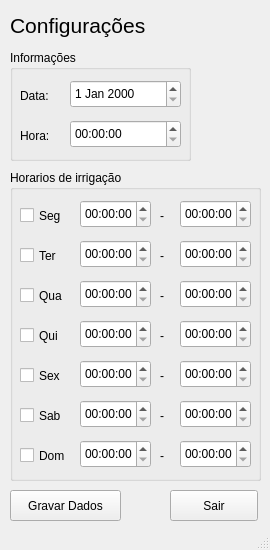
<?xml version="1.0" encoding="UTF-8"?>
<ui version="4.0">
 <class>ConfigForm</class>
 <widget class="QMainWindow" name="ConfigForm">
  <property name="geometry">
   <rect>
    <x>0</x>
    <y>0</y>
    <width>270</width>
    <height>550</height>
   </rect>
  </property>
  <property name="minimumSize">
   <size>
    <width>270</width>
    <height>550</height>
   </size>
  </property>
  <property name="maximumSize">
   <size>
    <width>270</width>
    <height>550</height>
   </size>
  </property>
  <property name="windowTitle">
   <string>MainWindow</string>
  </property>
  <widget class="QWidget" name="centralwidget">
   <widget class="QLabel" name="label">
    <property name="geometry">
     <rect>
      <x>10</x>
      <y>10</y>
      <width>141</width>
      <height>31</height>
     </rect>
    </property>
    <property name="font">
     <font>
      <pointsize>16</pointsize>
     </font>
    </property>
    <property name="text">
     <string>Configurações</string>
    </property>
   </widget>
   <widget class="QGroupBox" name="groupBox">
    <property name="geometry">
     <rect>
      <x>10</x>
      <y>50</y>
      <width>181</width>
      <height>111</height>
     </rect>
    </property>
    <property name="title">
     <string>Informações</string>
    </property>
    <widget class="QLabel" name="label_2">
     <property name="geometry">
      <rect>
       <x>10</x>
       <y>30</y>
       <width>67</width>
       <height>31</height>
      </rect>
     </property>
     <property name="text">
      <string>Data:</string>
     </property>
    </widget>
    <widget class="QLabel" name="label_3">
     <property name="geometry">
      <rect>
       <x>10</x>
       <y>70</y>
       <width>67</width>
       <height>31</height>
      </rect>
     </property>
     <property name="text">
      <string>Hora:</string>
     </property>
    </widget>
    <widget class="QDateEdit" name="datePicker">
     <property name="geometry">
      <rect>
       <x>60</x>
       <y>30</y>
       <width>111</width>
       <height>28</height>
      </rect>
     </property>
    </widget>
    <widget class="QTimeEdit" name="timePicker">
     <property name="geometry">
      <rect>
       <x>60</x>
       <y>70</y>
       <width>111</width>
       <height>28</height>
      </rect>
     </property>
    </widget>
   </widget>
   <widget class="QGroupBox" name="groupBox_2">
    <property name="geometry">
     <rect>
      <x>10</x>
      <y>170</y>
      <width>251</width>
      <height>311</height>
     </rect>
    </property>
    <property name="title">
     <string>Horarios de irrigação</string>
    </property>
    <widget class="QCheckBox" name="chkSeg">
     <property name="geometry">
      <rect>
       <x>10</x>
       <y>30</y>
       <width>92</width>
       <height>31</height>
      </rect>
     </property>
     <property name="text">
      <string>Seg</string>
     </property>
    </widget>
    <widget class="QCheckBox" name="chkTer">
     <property name="geometry">
      <rect>
       <x>10</x>
       <y>70</y>
       <width>92</width>
       <height>31</height>
      </rect>
     </property>
     <property name="text">
      <string>Ter</string>
     </property>
    </widget>
    <widget class="QCheckBox" name="chkQui">
     <property name="geometry">
      <rect>
       <x>10</x>
       <y>150</y>
       <width>92</width>
       <height>31</height>
      </rect>
     </property>
     <property name="text">
      <string>Qui</string>
     </property>
    </widget>
    <widget class="QCheckBox" name="chkQua">
     <property name="geometry">
      <rect>
       <x>10</x>
       <y>110</y>
       <width>92</width>
       <height>31</height>
      </rect>
     </property>
     <property name="text">
      <string>Qua</string>
     </property>
    </widget>
    <widget class="QCheckBox" name="chkSab">
     <property name="geometry">
      <rect>
       <x>10</x>
       <y>230</y>
       <width>92</width>
       <height>31</height>
      </rect>
     </property>
     <property name="text">
      <string>Sab</string>
     </property>
    </widget>
    <widget class="QCheckBox" name="chkSex">
     <property name="geometry">
      <rect>
       <x>10</x>
       <y>190</y>
       <width>92</width>
       <height>31</height>
      </rect>
     </property>
     <property name="text">
      <string>Sex</string>
     </property>
    </widget>
    <widget class="QCheckBox" name="chkDom">
     <property name="geometry">
      <rect>
       <x>10</x>
       <y>270</y>
       <width>92</width>
       <height>31</height>
      </rect>
     </property>
     <property name="text">
      <string>Dom</string>
     </property>
    </widget>
    <widget class="QTimeEdit" name="timePickerSeg1">
     <property name="geometry">
      <rect>
       <x>70</x>
       <y>30</y>
       <width>71</width>
       <height>28</height>
      </rect>
     </property>
    </widget>
    <widget class="QTimeEdit" name="timePickerTer1">
     <property name="geometry">
      <rect>
       <x>70</x>
       <y>70</y>
       <width>71</width>
       <height>28</height>
      </rect>
     </property>
    </widget>
    <widget class="QTimeEdit" name="timePickerQui1">
     <property name="geometry">
      <rect>
       <x>70</x>
       <y>150</y>
       <width>71</width>
       <height>28</height>
      </rect>
     </property>
    </widget>
    <widget class="QTimeEdit" name="timePickerQua1">
     <property name="geometry">
      <rect>
       <x>70</x>
       <y>110</y>
       <width>71</width>
       <height>28</height>
      </rect>
     </property>
    </widget>
    <widget class="QTimeEdit" name="timePickerSab1">
     <property name="geometry">
      <rect>
       <x>70</x>
       <y>230</y>
       <width>71</width>
       <height>28</height>
      </rect>
     </property>
    </widget>
    <widget class="QTimeEdit" name="timePickerDom1">
     <property name="geometry">
      <rect>
       <x>70</x>
       <y>270</y>
       <width>71</width>
       <height>28</height>
      </rect>
     </property>
    </widget>
    <widget class="QTimeEdit" name="timePickerSex1">
     <property name="geometry">
      <rect>
       <x>70</x>
       <y>190</y>
       <width>71</width>
       <height>28</height>
      </rect>
     </property>
    </widget>
    <widget class="QLabel" name="label_4">
     <property name="geometry">
      <rect>
       <x>150</x>
       <y>30</y>
       <width>16</width>
       <height>31</height>
      </rect>
     </property>
     <property name="text">
      <string>-</string>
     </property>
    </widget>
    <widget class="QLabel" name="label_5">
     <property name="geometry">
      <rect>
       <x>150</x>
       <y>70</y>
       <width>16</width>
       <height>31</height>
      </rect>
     </property>
     <property name="text">
      <string>-</string>
     </property>
    </widget>
    <widget class="QLabel" name="label_6">
     <property name="geometry">
      <rect>
       <x>150</x>
       <y>110</y>
       <width>16</width>
       <height>31</height>
      </rect>
     </property>
     <property name="text">
      <string>-</string>
     </property>
    </widget>
    <widget class="QLabel" name="label_7">
     <property name="geometry">
      <rect>
       <x>150</x>
       <y>150</y>
       <width>16</width>
       <height>31</height>
      </rect>
     </property>
     <property name="text">
      <string>-</string>
     </property>
    </widget>
    <widget class="QLabel" name="label_8">
     <property name="geometry">
      <rect>
       <x>150</x>
       <y>190</y>
       <width>16</width>
       <height>31</height>
      </rect>
     </property>
     <property name="text">
      <string>-</string>
     </property>
    </widget>
    <widget class="QLabel" name="label_9">
     <property name="geometry">
      <rect>
       <x>150</x>
       <y>270</y>
       <width>16</width>
       <height>31</height>
      </rect>
     </property>
     <property name="text">
      <string>-</string>
     </property>
    </widget>
    <widget class="QLabel" name="label_10">
     <property name="geometry">
      <rect>
       <x>150</x>
       <y>230</y>
       <width>16</width>
       <height>31</height>
      </rect>
     </property>
     <property name="text">
      <string>-</string>
     </property>
    </widget>
    <widget class="QTimeEdit" name="timePickerQua2">
     <property name="geometry">
      <rect>
       <x>170</x>
       <y>110</y>
       <width>71</width>
       <height>28</height>
      </rect>
     </property>
    </widget>
    <widget class="QTimeEdit" name="timePickerSex2">
     <property name="geometry">
      <rect>
       <x>170</x>
       <y>190</y>
       <width>71</width>
       <height>28</height>
      </rect>
     </property>
    </widget>
    <widget class="QTimeEdit" name="timePickerDom2">
     <property name="geometry">
      <rect>
       <x>170</x>
       <y>270</y>
       <width>71</width>
       <height>28</height>
      </rect>
     </property>
    </widget>
    <widget class="QTimeEdit" name="timePickerQui2">
     <property name="geometry">
      <rect>
       <x>170</x>
       <y>150</y>
       <width>71</width>
       <height>28</height>
      </rect>
     </property>
    </widget>
    <widget class="QTimeEdit" name="timePickerTer2">
     <property name="geometry">
      <rect>
       <x>170</x>
       <y>70</y>
       <width>71</width>
       <height>28</height>
      </rect>
     </property>
    </widget>
    <widget class="QTimeEdit" name="timePickerSab2">
     <property name="geometry">
      <rect>
       <x>170</x>
       <y>230</y>
       <width>71</width>
       <height>28</height>
      </rect>
     </property>
    </widget>
    <widget class="QTimeEdit" name="timePickerSeg2">
     <property name="geometry">
      <rect>
       <x>170</x>
       <y>30</y>
       <width>71</width>
       <height>28</height>
      </rect>
     </property>
    </widget>
   </widget>
   <widget class="QPushButton" name="btnExit">
    <property name="geometry">
     <rect>
      <x>170</x>
      <y>490</y>
      <width>88</width>
      <height>31</height>
     </rect>
    </property>
    <property name="text">
     <string>Sair</string>
    </property>
   </widget>
   <widget class="QPushButton" name="btnSave">
    <property name="geometry">
     <rect>
      <x>10</x>
      <y>490</y>
      <width>111</width>
      <height>31</height>
     </rect>
    </property>
    <property name="text">
     <string>Gravar Dados</string>
    </property>
   </widget>
   <zorder>groupBox</zorder>
   <zorder>label</zorder>
   <zorder>groupBox_2</zorder>
   <zorder>btnExit</zorder>
   <zorder>btnSave</zorder>
  </widget>
  <widget class="QStatusBar" name="statusbar"/>
 </widget>
 <resources/>
 <connections/>
</ui>
